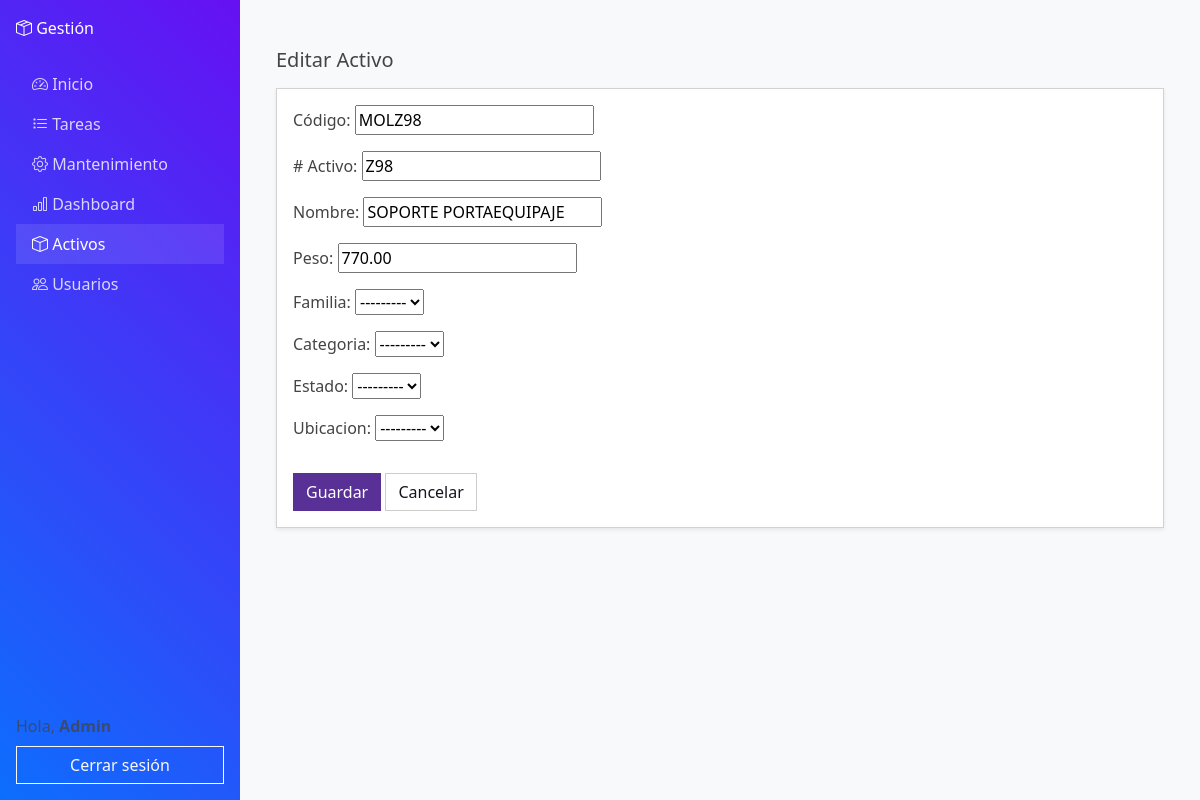
The app's page /activos/listado/580/editar/ (signed in) with its own data.
### activos/models.py (models this page shows, shortened)
class Activo(models.Model):
    codigo = models.CharField(max_length=100, unique=True, verbose_name="Código")
    numero_activo = models.CharField(max_length=255, verbose_name="# Activo")
    nombre = models.CharField(max_length=255, verbose_name="Nombre")
    peso = models.DecimalField(max_digits=10, decimal_places=2, null=True, blank=True, verbose_name="Peso")
    familia = models.ForeignKey("FamiliaActivo", null=True, blank=True, on_delete=models.SET_NULL, related_name="activos")
    categoria = models.ForeignKey("CategoriaActivo", null=True, blank=True, on_delete=models.SET_NULL, related_name="activos")
    estado = models.ForeignKey("EstadoActivo", null=True, blank=True, on_delete=models.SET_NULL, related_name="activos")
    ubicacion = models.ForeignKey("Ubicacion", null=True, blank=True, on_delete=models.SET_NULL, related_name="activos")
    qr_code = models.ImageField(upload_to="qr_codes", blank=True, null=True)

### activos/views.py (the view)
# urls.py: path("listado/<int:pk>/editar/", views.activo_update, name="activo_update"),
@login_required
@user_passes_test(es_supervisor)
def activo_update(request, pk: int):
    activo = get_object_or_404(Activo, pk=pk)
    form = ActivoForm(request.POST or None, instance=activo)
    if request.method == "POST" and form.is_valid():
        form.save()
        messages.success(request, "Activo actualizado correctamente.")
        return redirect("activos:activos_list")
    return render(
        request,
        "activos/activo_form.html",
        {"form": form, "activo": activo, "section": "activos"},
    )

### activos/forms.py
class ActivoForm(forms.ModelForm):
    class Meta:
        model = Activo
        fields = [
            "codigo",
            "numero_activo",
            "nombre",
            "peso",
            "familia",
            "categoria",
            "estado",
            "ubicacion",
        ]

### core/views.py (called while the page is built)
def es_supervisor(u):
    return u.is_superuser or u.groups.filter(name__iexact="Supervisor").exists()

### activos/templates/activos/activo_form.html (shortened to what this page needs)
{% extends "core/base.html" %}
{% block content %}
<div class="container py-4">
  <h1 class="h5 mb-3">{% if activo %}Editar Activo{% else %}Nuevo Activo{% endif %}</h1>
  <form method="post" enctype="multipart/form-data" class="card p-3 shadow-sm">
    {{ form.as_p }}
    <div class="mt-3">
      <button type="submit" class="btn btn-primary">Guardar</button>
      <a href="{% url 'activos:activos_list' %}" class="btn btn-secondary">Cancelar</a>
    </div>
  </form>
</div>
{% endblock %}

### core/templates/core/base.html (shortened to what this page needs)
{% load static %}
<!DOCTYPE html>
<html lang="es">
<head>
  <link rel="stylesheet"
        href="https://cdn.jsdelivr.net/npm/bootswatch@5.3.3/dist/pulse/bootstrap.min.css">
  <link rel="stylesheet"
        href="https://cdn.jsdelivr.net/npm/bootstrap-icons@1.11.3/font/bootstrap-icons.min.css">
  <link rel="stylesheet" href="{% static 'core/style.css' %}">
</head>
<body>
<div class="d-flex">
  <nav id="sidebar" class="d-flex flex-column p-3 text-white">
    <a href="/" class="navbar-brand text-white mb-4">
      <i class="bi bi-box-seam"></i> Gestión
    </a>
    <ul class="nav nav-pills flex-column mb-auto">
      <li class="nav-item">
        <a href="{% url 'home' %}" class="nav-link {% if section == 'home' %}active{% endif %}">
          <i class="bi bi-speedometer2"></i> Inicio
        </a>
      </li>
      <li>
                <a href="{% url 'activos:mis_tareas' %}" class="nav-link {% if section == 'tareas' %}active{% endif %}">
          <i class="bi bi-list-task"></i> Tareas
        </a>
      </li>
      <li>
        <a href="{% url 'activos:ordenes_list' %}" class="nav-link {% if section == 'mantenimiento' %}active{% endif %}">
          <i class="bi bi-gear"></i> Mantenimiento
        </a>
      </li>
      <li>
        <a href="{% url 'dashboard_novedades' %}" class="nav-link {% if section == 'dashboard' %}active{% endif %}">
          <i class="bi bi-bar-chart"></i> Dashboard
        </a>
      </li>
      <li>
        <a href="{% url 'activos:activos_list' %}" class="nav-link {% if section == 'activos' %}active{% endif %}">
          <i class="bi bi-box"></i> Activos
        </a>
      </li>
      <li>
        <a href="{% url 'accounts:users_list' %}" class="nav-link {% if section == 'usuarios' %}active{% endif %}">
          <i class="bi bi-people"></i> Usuarios
        </a>
      </li>
    </ul>
    {% if user.is_authenticated %}
    <div class="mt-auto">
      <span class="text-muted">Hola, <strong>{{ user.username }}</strong></span>
      <form action="{% url 'accounts:logout' %}" method="post" class="mt-2">
        <button class="btn btn-outline-light w-100">Cerrar sesión</button>
      </form>
    </div>
    {% endif %}
  </nav>
  <div class="flex-grow-1 p-4">
    {% block content %}{% endblock %}
  </div>
</div>
</body>
</html>

### core/templates/core/base.html (style rules this page uses)
body { overflow-x: hidden; background-color: #f8f9fa; }
#sidebar { width: 240px; min-height: 100vh; background: linear-gradient(45deg, #0d6efd, #6610f2); }
#sidebar a { color: rgba(255, 255, 255, 0.8); text-decoration: none; }
#sidebar a.active, #sidebar a:hover { color: #fff; background-color: rgba(255, 255, 255, 0.1); }

### records on screen
Activo: codigo "MOLZ98", numero_activo "Z98", nombre "SOPORTE PORTAEQUIPAJE", peso "770.00", familia "---------", categoria "---------", estado "---------", ubicacion "---------"

### other values on screen
{{ user.username }} "Admin"
